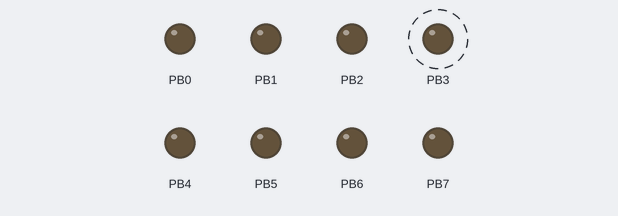
A program run on a simulated ATmega32, built with avr-gcc and emulated at 8 MHz (the files do not name the chip). Parts: output pins drawn as LEDs (lit = HIGH). Dashed ring = blinking. What the program prints to the serial monitor is not drawn.

Above: at 0.2 s.
Timing chart, 0 to 3.0 s (numbered marks = the images above):
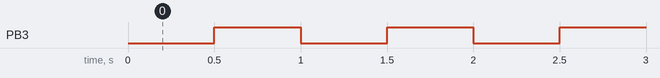

Measured:
- by itself, PB3: alternates HIGH for 0.50 s and LOW for 0.50 s

The program:

main.c
```c
#include "main.h"


void PORT_Init() { ;
    DDRB = INPUT;
    PORTB |= (1 << PORT3);
}

void send_ok(){
    USART_Transmit('O');
    USART_Transmit('k');
    USART_Transmit('!');
    USART_Transmit(CR);
    USART_Transmit(LF);
}

int main(void)
{
    USART_Init(8); //115200
    PORT_Init();
    send_ok();
    sei();

    while(true)
    {
        PORTB ^= (1 << PORT3);
        _delay_ms(500);
    }

    return 0;
}

ISR(USART_RXC_vect) {

}
```

main.h
```c
#ifndef USART_MAIN_H
#define USART_MAIN_H

#define F_CPU 8000000UL

#include <avr/io.h>
#include <avr/interrupt.h>
#include <util/delay.h>
#include <stdio.h>
#include <stdlib.h>
#include <stdbool.h>

#include "usart.h"

#define CR 0x0d
#define LF 0x0a

enum state {OUTPUT = 0x00, INPUT = 0xFF};

#endif //USART_MAIN_H
```

usart.h
```c
#ifndef USART_USART_H
#define USART_USART_H

#include "main.h"

void USART_Init( unsigned int speed);
void USART_Transmit( unsigned char data );

#endif //USART_USART_H
```

usart.c
```c
#include "usart.h"

void USART_Init( unsigned int speed)
{
    UBRRH = (unsigned char) (speed >> 8); // NOLINT
    UBRRL = (unsigned char) speed;

    UCSRB = (1 << RXEN)|( 1<< TXEN ); // NOLINT
    // enable USART
    UCSRB |= ( 1 << RXCIE ); // NOLINT
    // enable interrupts
    UCSRA |= ( 1 << U2X ); // NOLINT
    UCSRC = ( 1 << URSEL ) | ( 1 << USBS ) | ( 1 << UCSZ1 ) | ( 1 << UCSZ0 ); //NOLINT
}

void USART_Transmit( unsigned char data )
{
    while ( !( UCSRA & ( 1 << UDRE ) ) ); // NOLINT
    UDR = data;
}
```
